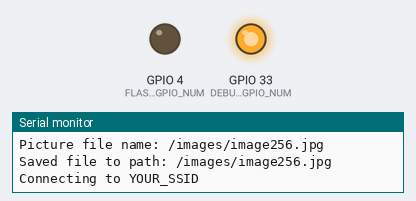
Simulated run of this sketch. Board: ESP32. Shown: output pins drawn as LEDs (lit = HIGH), the last lines printed to the serial monitor. WiFi joins after 1.5 s; servers stay silent unless stated; uploads are accepted with an empty reply; storage starts empty; EEPROM starts erased; the camera gives no picture. At 2.4 s the program puts the board to deep sleep or switches it off; the recording ends there.

Above: at 0.5 s.
At 2.16 s:
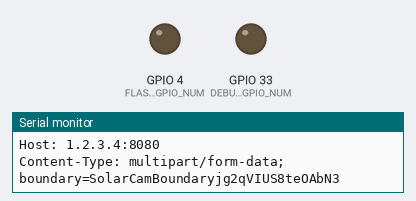
Timing chart, 0 to 2.4 s (numbered marks = the images above):
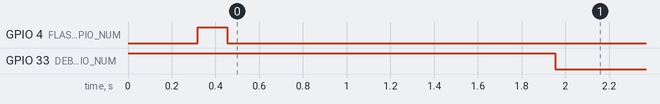

The sketch:

ESP32CAM_UPLOAD.ino
```cpp
/*
ESP32-CAM DEEP SLEEP TIME LAPSE CAMERA  PROOF-OF-CONCEPT
PICTURE STORED IN SD CARD AND THEN UPLOADED VIA WIFI
TO A SERVER USING HTTP MULTIPART POST
*/

#include <Arduino.h>
#include <WiFi.h>
#include <EEPROM.h>
#include "FS.h"
#include "SD_MMC.h"
#include "soc/soc.h"
#include "soc/rtc_cntl_reg.h"
#include "driver/rtc_io.h"
#include "esp_camera.h"

const char* ssid = "YOUR_SSID";
const char* password = "YOUR_PASS";

String serverName = "1.2.3.4";      // REPLACE WITH YOUR Raspberry Pi IP ADDRESS OR DOMAIN NAME
String serverEndpoint = "/upload";        // Needs to match upload server endpoint
String keyName = "\"myFile\"";            // Needs to match upload server keyName
const int serverPort = 8080;

WiFiClient client;

// CAMERA_MODEL_AI_THINKER
#define PWDN_GPIO_NUM     32
#define RESET_GPIO_NUM    -1
#define XCLK_GPIO_NUM      0
#define SIOD_GPIO_NUM     26
#define SIOC_GPIO_NUM     27

#define Y9_GPIO_NUM       35
#define Y8_GPIO_NUM       34
#define Y7_GPIO_NUM       39
#define Y6_GPIO_NUM       36
#define Y5_GPIO_NUM       21
#define Y4_GPIO_NUM       19
#define Y3_GPIO_NUM       18
#define Y2_GPIO_NUM        5
#define VSYNC_GPIO_NUM    25
#define HREF_GPIO_NUM     23
#define PCLK_GPIO_NUM     22

#define FLASHLED_GPIO_NUM 4
#define RTCLED_GPIO_NUM   GPIO_NUM_4
#define DEBUGLED_GPIO_NUM 33

#define uS_TO_S_FACTOR    1000000ULL  /* Conversion factor for micro seconds to seconds */
#define TIME_TO_SLEEP_S   60          /* Time ESP32 will go to sleep (in seconds) */

#define WIFI_TIMEOUT_S    30          /* Max WiFI waiting connection time (in seconds) */
#define SERVER_TIMEOUT_S  10          /* Max response time waiting for server response */

#define EEPROM_SIZE 1

int picNumber = 0;
String sdpath = "/images/";
String picname = "image";
String filext = ".jpg";

void setup() {

  WRITE_PERI_REG(RTC_CNTL_BROWN_OUT_REG, 0);
  rtc_gpio_hold_dis(RTCLED_GPIO_NUM);
  esp_sleep_enable_timer_wakeup(TIME_TO_SLEEP_S * uS_TO_S_FACTOR);

  // Turn off debug led
  pinMode(DEBUGLED_GPIO_NUM, OUTPUT);
  digitalWrite(DEBUGLED_GPIO_NUM, HIGH);
  // Turns off the ESP32-CAM white on-board LED (flash)
  pinMode(FLASHLED_GPIO_NUM, OUTPUT);
  digitalWrite(FLASHLED_GPIO_NUM, LOW);

  Serial.begin(115200);

  camera_config_t config;
  config.ledc_channel = LEDC_CHANNEL_0;
  config.ledc_timer = LEDC_TIMER_0;
  config.pin_d0 = Y2_GPIO_NUM;
  config.pin_d1 = Y3_GPIO_NUM;
  config.pin_d2 = Y4_GPIO_NUM;
  config.pin_d3 = Y5_GPIO_NUM;
  config.pin_d4 = Y6_GPIO_NUM;
  config.pin_d5 = Y7_GPIO_NUM;
  config.pin_d6 = Y8_GPIO_NUM;
  config.pin_d7 = Y9_GPIO_NUM;
  config.pin_xclk = XCLK_GPIO_NUM;
  config.pin_pclk = PCLK_GPIO_NUM;
  config.pin_vsync = VSYNC_GPIO_NUM;
  config.pin_href = HREF_GPIO_NUM;
  config.pin_sscb_sda = SIOD_GPIO_NUM;
  config.pin_sscb_scl = SIOC_GPIO_NUM;
  config.pin_pwdn = PWDN_GPIO_NUM;
  config.pin_reset = RESET_GPIO_NUM;
  config.xclk_freq_hz = 20000000;
  config.pixel_format = PIXFORMAT_JPEG;


  if(!SD_MMC.begin()){
    Serial.println("SD Card Mount Failed");
    Serial.println("Going to sleep now ");
    Serial.flush();
    esp_deep_sleep_start();
  }

  uint8_t cardType = SD_MMC.cardType();
  if(cardType == CARD_NONE){
    Serial.println("No SD Card attached");
    Serial.println("Going to sleep now ");
    Serial.flush();
    esp_deep_sleep_start();
  }

  // init with high specs to pre-allocate larger buffers
  if(psramFound()){
    config.frame_size = FRAMESIZE_SVGA;
    config.jpeg_quality = 10;  //0-63 lower number means higher quality
    config.fb_count = 2;
  } else {
    config.frame_size = FRAMESIZE_CIF;
    config.jpeg_quality = 12;  //0-63 lower number means higher quality
    config.fb_count = 1;
  }

  // camera init
  esp_err_t err = esp_camera_init(&config);
  if (err != ESP_OK) {
    Serial.printf("Camera init failed with error 0x%x", err);
    delay(1000);
    Serial.println("Going to sleep now ");
    Serial.flush();
    esp_deep_sleep_start();
  }

  // Turns on the ESP32-CAM white on-board LED (flash)
  digitalWrite(FLASHLED_GPIO_NUM, HIGH);

  camera_fb_t * pbuff = NULL;

  // take first frame!!
  pbuff = esp_camera_fb_get();
  if(!pbuff) {
    Serial.println("Camera capture failed");
    delay(1000);
    Serial.println("Going to sleep now ");
    Serial.flush();
    esp_deep_sleep_start();
  }

  // discard first frame!!
  esp_camera_fb_return(pbuff);

  // take second frame!!
  pbuff = esp_camera_fb_get();
  if(!pbuff) {
    Serial.println("Camera capture failed");
    delay(1000);
    Serial.println("Going to sleep now ");
    Serial.flush();
    esp_deep_sleep_start();
  }

  // initialize EEPROM with predefined size
  EEPROM.begin(EEPROM_SIZE);
  picNumber = EEPROM.read(0) + 1;

  // Path where new picture will be saved in SD Card
  String fpath = sdpath + picname +String(picNumber) + filext;

  fs::FS &fs = SD_MMC;
  Serial.printf("Picture file name: %s\n", fpath.c_str());

  File file = fs.open(fpath.c_str(), FILE_WRITE);
  if(!file){
    Serial.println("Failed to open file in writing mode");
  }
  else {
    file.write(pbuff->buf, pbuff->len); // payload (image), payload length
    Serial.printf("Saved file to path: %s\n", fpath.c_str());
    EEPROM.write(0, picNumber);
    EEPROM.commit();
  }
  file.close();

  // Turns off the ESP32-CAM white on-board LED (flash)
  pinMode(FLASHLED_GPIO_NUM, OUTPUT);
  digitalWrite(FLASHLED_GPIO_NUM, LOW);
  rtc_gpio_hold_en(RTCLED_GPIO_NUM);

  int wTimer = WIFI_TIMEOUT_S*1000;
  long wStartTimer = millis();

  WiFi.mode(WIFI_STA);
  Serial.println();
  Serial.print("Connecting to ");
  Serial.println(ssid);
  WiFi.begin(ssid, password);

  while ((wStartTimer + wTimer) > millis()) {
      if( WiFi.status() == WL_CONNECTED )
      {
        break;
      }
  }

  if ( (WiFi.status() != WL_CONNECTED) ){
    Serial.println("connection to WiFI failed");
    Serial.println("Going to sleep now ");
    Serial.flush();
    esp_deep_sleep_start();
  }

  Serial.println();
  Serial.print("ESP32-CAM IP Address: ");
  Serial.println(WiFi.localIP());

  // When connected to WiFi turn ON debug led
  digitalWrite(DEBUGLED_GPIO_NUM, LOW);

  uploadPhoto(pbuff);

  Serial.println("Going to sleep now ");
  Serial.flush();
  esp_deep_sleep_start();


}

void loop() {

}

String uploadPhoto(camera_fb_t * fb) {
  String getAll;
  String getBody;

  Serial.println("Connecting to server: " + serverName);

  if (client.connect(serverName.c_str(), serverPort)) {

    Serial.println("Connection successful!");

    // *** Temp filename!!! ***
    String fileName = picname +String(picNumber) + filext;
    //String keyName = "\"myFile\"";

    // Make a HTTP request and add HTTP headers
    String boundary = "SolarCamBoundaryjg2qVIUS8teOAbN3";
    String contentType = "image/jpeg";
    String portString = String(serverPort);
    String hostString = serverName;

    // post header
    String postHeader = "POST " + serverEndpoint + " HTTP/1.1\r\n";
    postHeader += "Host: " + hostString + ":" + portString + "\r\n";
    postHeader += "Content-Type: multipart/form-data; boundary=" + boundary + "\r\n";
    postHeader += "Accept: text/html,application/xhtml+xml,application/xml;q=0.9,*/*;q=0.8\r\n";
    postHeader += "Accept-Encoding: gzip,deflate\r\n";
    postHeader += "Accept-Charset: ISO-8859-1,utf-8;q=0.7,*;q=0.7\r\n";
    postHeader += "User-Agent: ESP32/Solar-Cam\r\n";
    postHeader += "Keep-Alive: 300\r\n";
    postHeader += "Connection: keep-alive\r\n";
    postHeader += "Accept-Language: en-us\r\n";

    // request header
    String requestHead = "--" + boundary + "\r\n";
    //requestHead += "Content-Disposition: form-data; name=\"myFile\"; filename=\"" + fileName + "\"\r\n";
    requestHead += "Content-Disposition: form-data; name="+keyName+"; filename=\"" + fileName + "\"\r\n";

    requestHead += "Content-Type: " + contentType + "\r\n\r\n";

    // request tail
    String tail = "\r\n--" + boundary + "--\r\n\r\n";

    uint32_t imageLen = fb->len;

    // content length
    //int contentLength = keyHeader.length() + requestHead.length() + imageLen + tail.length();
    int contentLength = requestHead.length() + imageLen + tail.length();
    postHeader += "Content-Length: " + String(contentLength, DEC) + "\n\n";

    // send post header
    char charBuf0[postHeader.length() + 1];
    postHeader.toCharArray(charBuf0, postHeader.length() + 1);

    client.write(charBuf0, postHeader.length());
    Serial.print(charBuf0);

    // send request buffer
    char charBuf1[requestHead.length() + 1];
    requestHead.toCharArray(charBuf1, requestHead.length() + 1);
    client.write(charBuf1,requestHead.length());
    Serial.print(charBuf1);

    // create buffer
    uint8_t *fbBuf = fb->buf;
    size_t fbLen = fb->len;
    for (size_t n=0; n<fbLen; n=n+1024) {
      if (n+1024 < fbLen) {
        client.write(fbBuf, 1024);
        fbBuf += 1024;
      }
      else if (fbLen%1024>0) {
        size_t remainder = fbLen%1024;
        client.write(fbBuf, remainder);
      }
    }

    // send tail
    char charBuf3[tail.length() + 1];
    tail.toCharArray(charBuf3, tail.length() + 1);
    client.write(charBuf3,tail.length());
    Serial.print(charBuf3);

    // Free image memory
    esp_camera_fb_return(fb);

    // Read all the lines of the reply from server and print them to Serial

    int timoutTimer = SERVER_TIMEOUT_S*1000;
    long startTimer = millis();
    boolean state = false;

    while ((startTimer + timoutTimer) > millis()) {
      Serial.print(".");
      delay(100);
      while (client.available()) {
        char c = client.read();
        if (c == '\n') {
          if (getAll.length()==0) { state=true; }
          getAll = "";
        }
        else if (c != '\r') { getAll += String(c); }
        if (state==true) { getBody += String(c); }
        startTimer = millis();
      }
      if (getBody.length()>0) { break; }
    }
    Serial.println();
    client.stop();
    Serial.println(getBody);
  }
  else {
    getBody = "Connection to " + serverName +  " failed.";
    Serial.println(getBody);
  }
  return getBody;
}
```

Measured:
- by itself, GPIO 4 (FLASHLED_GPIO_NUM): LOW → HIGH at 0.32 s, → LOW 0.13 s later
- by itself, GPIO 33 (DEBUGLED_GPIO_NUM): LOW → HIGH at 0.00 s, → LOW 2.0 s later
